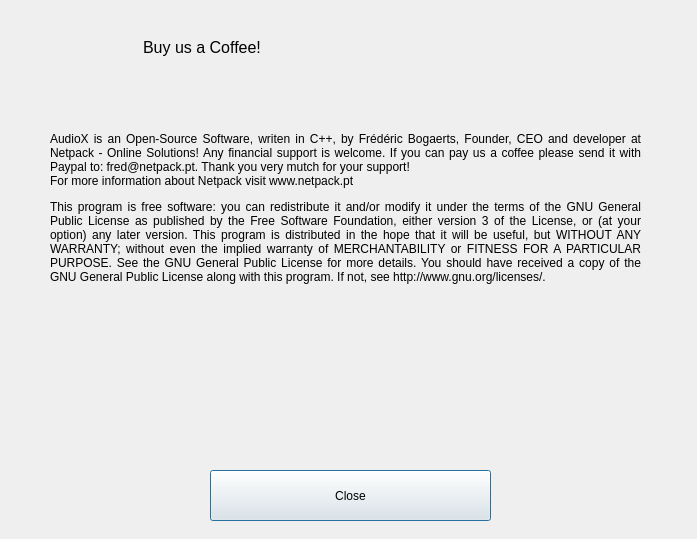
<?xml version="1.0" encoding="UTF-8"?>
<ui version="4.0">
 <class>Dialog</class>
 <widget class="QDialog" name="Dialog">
  <property name="geometry">
   <rect>
    <x>0</x>
    <y>0</y>
    <width>697</width>
    <height>539</height>
   </rect>
  </property>
  <property name="windowTitle">
   <string>Dialog</string>
  </property>
  <widget class="QPushButton" name="pushButton">
   <property name="geometry">
    <rect>
     <x>210</x>
     <y>470</y>
     <width>281</width>
     <height>51</height>
    </rect>
   </property>
   <property name="text">
    <string>Close</string>
   </property>
  </widget>
  <widget class="QLabel" name="label">
   <property name="geometry">
    <rect>
     <x>50</x>
     <y>100</y>
     <width>591</width>
     <height>231</height>
    </rect>
   </property>
   <property name="text">
    <string>&lt;html&gt;&lt;head/&gt;&lt;body&gt;&lt;p align=&quot;justify&quot;&gt;AudioX is an Open-Source Software, writen in C++, by Frédéric Bogaerts, Founder, CEO and developer at Netpack - Online Solutions! Any financial support is welcome. If you can pay us a coffee please send it with Paypal to: fred@netpack.pt. Thank you very mutch for your support!&lt;br/&gt;For more information about Netpack visit www.netpack.pt&lt;/p&gt;&lt;p align=&quot;justify&quot;&gt;This program is free software: you can redistribute it and/or modify it under the terms of the GNU General Public License as published by the Free Software Foundation, either version 3 of the License, or (at your option) any later version. This program is distributed in the hope that it will be useful, but WITHOUT ANY WARRANTY; without even the implied warranty of MERCHANTABILITY or FITNESS FOR A PARTICULAR PURPOSE. See the GNU General Public License for more details. You should have received a copy of the GNU General Public License along with this program. If not, see http://www.gnu.org/licenses/.&lt;br/&gt;&lt;/p&gt;&lt;/body&gt;&lt;/html&gt;</string>
   </property>
   <property name="wordWrap">
    <bool>true</bool>
   </property>
  </widget>
  <widget class="QLabel" name="label_4">
   <property name="geometry">
    <rect>
     <x>210</x>
     <y>350</y>
     <width>281</width>
     <height>111</height>
    </rect>
   </property>
   <property name="text">
    <string/>
   </property>
   <property name="pixmap">
    <pixmap resource="resources.qrc">:/images/images/novo logo_12_cfundo2_900.png</pixmap>
   </property>
   <property name="scaledContents">
    <bool>true</bool>
   </property>
  </widget>
  <widget class="QWidget" name="layoutWidget">
   <property name="geometry">
    <rect>
     <x>40</x>
     <y>10</y>
     <width>221</width>
     <height>75</height>
    </rect>
   </property>
   <layout class="QGridLayout" name="gridLayout">
    <item row="0" column="0">
     <widget class="QLabel" name="label_3">
      <property name="text">
       <string/>
      </property>
      <property name="pixmap">
       <pixmap resource="resources.qrc">:/images/usr/share/icons/Mint-X/apps/48/caffeine.png</pixmap>
      </property>
     </widget>
    </item>
    <item row="0" column="1">
     <widget class="QLabel" name="label_2">
      <property name="font">
       <font>
        <pointsize>12</pointsize>
       </font>
      </property>
      <property name="text">
       <string>Buy us a Coffee!</string>
      </property>
     </widget>
    </item>
   </layout>
  </widget>
 </widget>
 <resources>
  <include location="resources.qrc"/>
 </resources>
 <connections/>
</ui>
